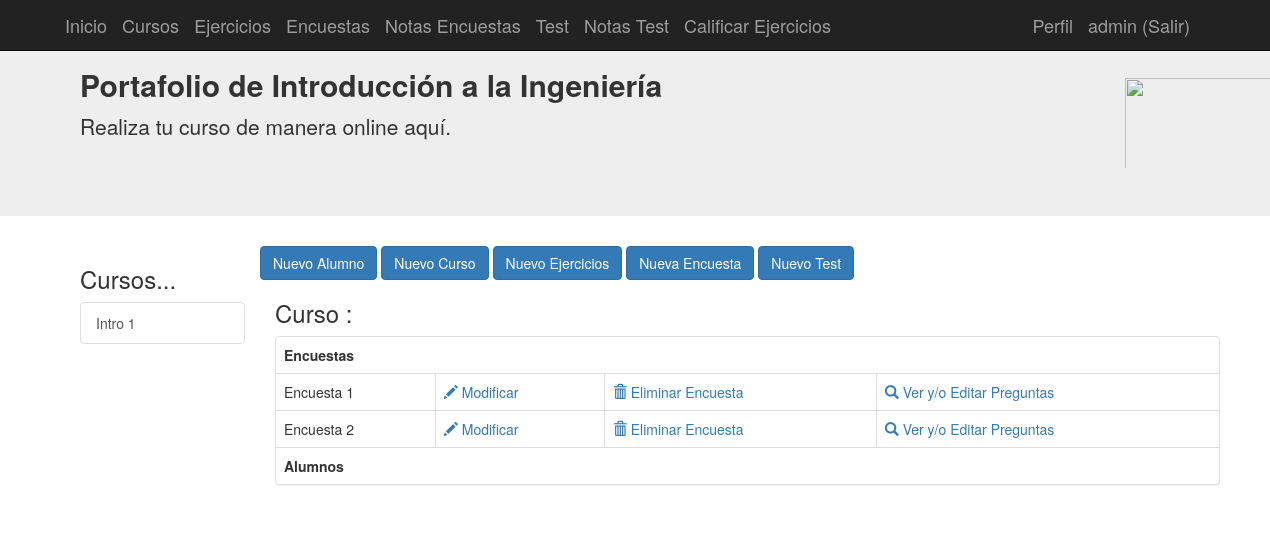
The app's page / (signed in), older data.
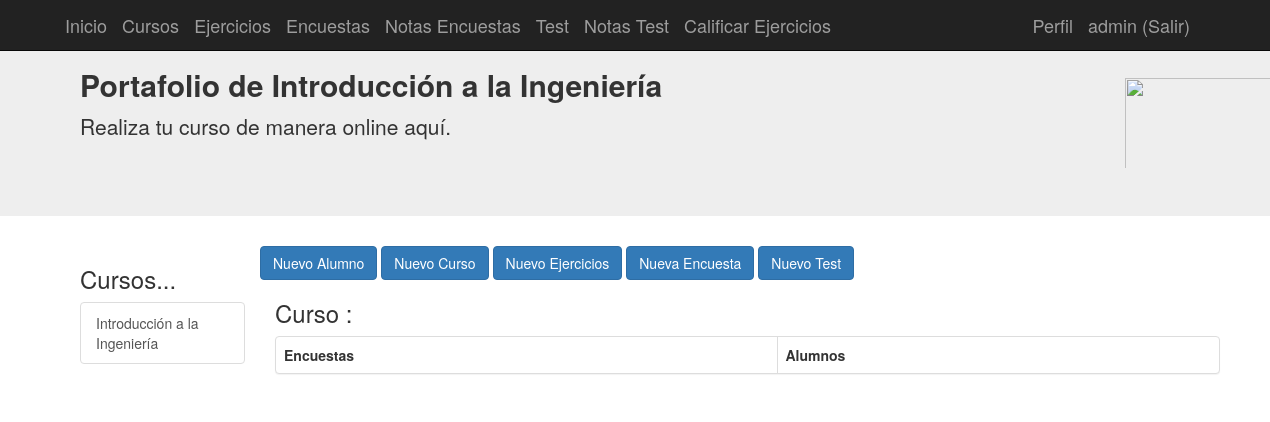
The same page, newer data.
### tables this page shows
CREATE TABLE cursos (
	id INTEGER NOT NULL, 
	nombre VARCHAR(100), 
	PRIMARY KEY (id)
);

CREATE TABLE encuestas (
	id INTEGER NOT NULL, 
	nombre VARCHAR(100), 
	"Cursoid" INTEGER NOT NULL, 
	PRIMARY KEY (id), 
	FOREIGN KEY("Cursoid") REFERENCES cursos (id)
);

### aplicacion/app.py (the view)
@app.route('/')
@app.route('/curso/<id>')
def inicio(id='0'):
    from aplicacion.models import Alumnos, Cursos , Encuestas , Preguntas
    curso = Cursos.query.get(id)
    try:
        if not current_user.is_admin():
            return redirect(url_for('inicioAlum', username=current_user.username))
    except Exception as e:
        pass
    if id == '0':
        alumnos = Alumnos.query.filter_by(Cursoid=id)
        print("no seleccione nada")
    else:
        print("si seleccione")
        alumnos = Alumnos.query.filter_by(Cursoid=id)
    cursos = Cursos.query.all()
    if id == '0':
        encuestas = Encuestas.query.all()
    else:
        encuestas = Encuestas.query.filter_by(Cursoid=id)
    cursos = Cursos.query.all()
    if id == '0':
        preguntas = Preguntas.query.all()
    else:
        preguntas = Preguntas.query.filter_by(Encuestaid=id)
    encuesta = Encuestas.query.all()
    return render_template("inicio.html", alumnos=alumnos,cursos=cursos, curso=curso,encuestas=encuestas, preguntas=preguntas)

### aplicacion/app.py (called while the page is built)
@login_manager.user_loader
def load_user(user_id):
    from aplicacion.models import Alumnos
    return Alumnos.query.get(int(user_id))

### aplicacion/models.py (called while the page is built)
    def is_admin(self):
        return self.admin

### aplicacion/templates/inicio.html (shortened to what this page needs)
{% extends "base.html" %}
{% block contenido %}
<div class="container">
  <div class="row">
  <div class="col-md-2">
    {% if current_user.is_authenticated and current_user.is_admin() %}
      <h3>Cursos...</h3>
      <div class="list-group">
       {% for cur in cursos %}
       {% if curso.nombre==cur.nombre%}
         <a class="list-group-item active" href="{{url_for("inicio",id=cur.id)}}">{{cur.nombre}}</a>
       {% else %}
         <a class="list-group-item" href="{{url_for("inicio",id=cur.id)}}">{{cur.nombre}}</a>
       {% endif%}
       {% endfor %}
      </div>
    {% endif%}
  </div>
  {% if current_user.is_authenticated and current_user.is_admin() %}
   <a class="btn btn-primary" href="{{url_for('alumnos_new')}}" role="button">Nuevo Alumno</a>
   <a class="btn btn-primary" href="{{url_for('cursos_new')}}" role="button">Nuevo Curso</a>
   <a class="btn btn-primary" href="{{url_for('ejercicios_new')}}" role="button">Nuevo Ejercicios</a>
   <a class="btn btn-primary" href="{{url_for('encuestas_new')}}" role="button">Nueva Encuesta</a>
   <a class="btn btn-primary" href="{{url_for('actividades_new')}}" role="button">Nuevo Test</a>
  {% endif %}
  <div class="col-md-10">
  {% if current_user.is_authenticated and current_user.is_admin() %}
      <h3>Curso : {{curso.nombre}}</h3>
	    <div class="panel panel-default">
  			<table class="table table-bordered">
            <th>Encuestas</th>
            {% for enc in encuestas %}
              <tr>
              <td>{{enc.nombre}}</td>
              <td><a href="{{url_for('encuestas_edit',id=enc.id)}}"><span class="glyphicon glyphicon-pencil"></span> Modificar</a></td>
              <td><a href="{{url_for('encuestas_delete',id=enc.id)}}"><span class="glyphicon glyphicon-trash"></span> Eliminar Encuesta</a></td>
              <td><a href="{{url_for('encuestas_verA',id=enc.id)}}"><span class="glyphicon glyphicon-search"></span> Ver y/o Editar Preguntas</a></td>
              </tr>
            {% endfor %}
            <th>Alumnos</th>
  	    </table>
    {% endif %}
  	</div>
  </div>
</div>
{% endblock %}

Row changes from the older to the newer data that the page shows:
removed encuestas: nombre "Encuesta 1"
removed encuestas: nombre "Encuesta 2"
changed cursos: nombre "Intro 1" → "Introducción a la Ingeniería"
